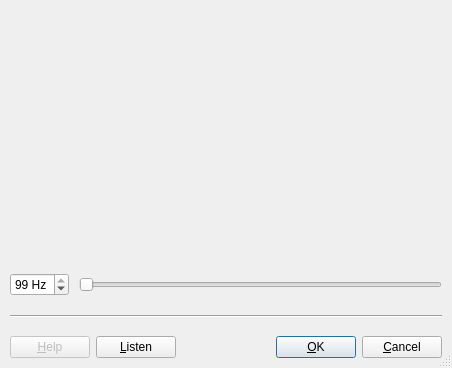
<?xml version="1.0" encoding="UTF-8"?>
<ui version="4.0">
 <class>LowPassDlg</class>
 <widget class="QDialog" name="LowPassDlg">
  <property name="geometry">
   <rect>
    <x>0</x>
    <y>0</y>
    <width>452</width>
    <height>368</height>
   </rect>
  </property>
  <property name="windowTitle">
   <string>Low Pass</string>
  </property>
  <property name="sizeGripEnabled">
   <bool>true</bool>
  </property>
  <layout class="QGridLayout">
   <property name="margin">
    <number>10</number>
   </property>
   <property name="spacing">
    <number>10</number>
   </property>
   <item row="1" column="1">
    <widget class="QSlider" name="slider">
     <property name="toolTip">
      <string>cutoff frequency</string>
     </property>
     <property name="whatsThis">
      <string>&lt;b&gt;cutoff frequency&lt;/b&gt;
Determines the highest audible frequency, higher
frequencies will be cut off.</string>
     </property>
     <property name="maximum">
      <number>44100</number>
     </property>
     <property name="orientation">
      <enum>Qt::Horizontal</enum>
     </property>
     <property name="tickInterval">
      <number>1000</number>
     </property>
    </widget>
   </item>
   <item row="2" column="0" colspan="2">
    <widget class="QFrame" name="frame3">
     <property name="minimumSize">
      <size>
       <width>0</width>
       <height>20</height>
      </size>
     </property>
     <property name="frameShape">
      <enum>QFrame::HLine</enum>
     </property>
     <property name="frameShadow">
      <enum>QFrame::Sunken</enum>
     </property>
    </widget>
   </item>
   <item row="1" column="0">
    <widget class="KIntSpinBox" name="spinbox">
     <property name="toolTip">
      <string>cutoff frequency</string>
     </property>
     <property name="whatsThis">
      <string>&lt;b&gt;cutoff frequency&lt;/b&gt;
Determines the highest audible frequency, higher
frequencies will be cut off.</string>
     </property>
     <property name="suffix">
      <string> Hz</string>
     </property>
     <property name="value">
      <number>99</number>
     </property>
     <property name="maxValue" stdset="0">
      <number>99999</number>
     </property>
    </widget>
   </item>
   <item row="0" column="0" colspan="2">
    <layout class="QGridLayout">
     <property name="margin">
      <number>0</number>
     </property>
     <property name="spacing">
      <number>0</number>
     </property>
     <item row="0" column="0">
      <widget class="Kwave::ScaleWidget" name="scale_db" native="true">
       <property name="sizePolicy">
        <sizepolicy hsizetype="Minimum" vsizetype="MinimumExpanding">
         <horstretch>0</horstretch>
         <verstretch>0</verstretch>
        </sizepolicy>
       </property>
       <property name="minimumSize">
        <size>
         <width>30</width>
         <height>0</height>
        </size>
       </property>
      </widget>
     </item>
     <item row="0" column="1">
      <widget class="Kwave::FrequencyResponseWidget" name="freq_response" native="true">
       <property name="minimumSize">
        <size>
         <width>400</width>
         <height>200</height>
        </size>
       </property>
      </widget>
     </item>
     <item row="1" column="1">
      <widget class="Kwave::ScaleWidget" name="scale_freq" native="true">
       <property name="sizePolicy">
        <sizepolicy hsizetype="MinimumExpanding" vsizetype="Minimum">
         <horstretch>0</horstretch>
         <verstretch>0</verstretch>
        </sizepolicy>
       </property>
       <property name="minimumSize">
        <size>
         <width>0</width>
         <height>30</height>
        </size>
       </property>
      </widget>
     </item>
    </layout>
   </item>
   <item row="3" column="0" colspan="2">
    <layout class="QHBoxLayout">
     <item>
      <widget class="KPushButton" name="buttonHelp">
       <property name="enabled">
        <bool>false</bool>
       </property>
       <property name="text">
        <string>&amp;Help</string>
       </property>
       <property name="shortcut">
        <string>F1</string>
       </property>
       <property name="autoDefault">
        <bool>true</bool>
       </property>
      </widget>
     </item>
     <item>
      <widget class="KPushButton" name="btListen">
       <property name="toolTip">
        <string>start/stop pre-listening</string>
       </property>
       <property name="whatsThis">
        <string>Start or stop the pre-listening of the current settings. If pre-listening is enabled, you will nearly immediately hear any change in the selected parameters.</string>
       </property>
       <property name="text">
        <string>&amp;Listen</string>
       </property>
       <property name="shortcut">
        <string>Alt+L</string>
       </property>
       <property name="checkable">
        <bool>true</bool>
       </property>
      </widget>
     </item>
     <item>
      <spacer>
       <property name="orientation">
        <enum>Qt::Horizontal</enum>
       </property>
       <property name="sizeType">
        <enum>QSizePolicy::Expanding</enum>
       </property>
       <property name="sizeHint" stdset="0">
        <size>
         <width>50</width>
         <height>20</height>
        </size>
       </property>
      </spacer>
     </item>
     <item>
      <widget class="KPushButton" name="buttonOk">
       <property name="text">
        <string>&amp;OK</string>
       </property>
       <property name="shortcut">
        <string/>
       </property>
       <property name="autoDefault">
        <bool>true</bool>
       </property>
       <property name="default">
        <bool>true</bool>
       </property>
      </widget>
     </item>
     <item>
      <widget class="KPushButton" name="buttonCancel">
       <property name="text">
        <string>&amp;Cancel</string>
       </property>
       <property name="shortcut">
        <string/>
       </property>
       <property name="autoDefault">
        <bool>true</bool>
       </property>
      </widget>
     </item>
    </layout>
   </item>
  </layout>
 </widget>
 <layoutdefault spacing="6" margin="11"/>
 <customwidgets>
  <customwidget>
   <class>KPushButton</class>
   <extends>QPushButton</extends>
   <header>kpushbutton.h</header>
  </customwidget>
  <customwidget>
   <class>KIntSpinBox</class>
   <extends>QSpinBox</extends>
   <header>knuminput.h</header>
  </customwidget>
  <customwidget>
   <class>Kwave::ScaleWidget</class>
   <extends>QWidget</extends>
   <header location="global">libgui/ScaleWidget.h</header>
  </customwidget>
  <customwidget>
   <class>Kwave::FrequencyResponseWidget</class>
   <extends>QWidget</extends>
   <header>libgui/FrequencyResponseWidget.h</header>
  </customwidget>
 </customwidgets>
 <tabstops>
  <tabstop>slider</tabstop>
  <tabstop>buttonHelp</tabstop>
  <tabstop>btListen</tabstop>
  <tabstop>buttonOk</tabstop>
  <tabstop>buttonCancel</tabstop>
  <tabstop>spinbox</tabstop>
 </tabstops>
 <includes>
  <include location="global">klocale.h</include>
  <include location="local">knuminput.h</include>
  <include location="local">libgui/ScaleWidget.h</include>
  <include location="local">libgui/FrequencyResponseWidget.h</include>
 </includes>
 <resources/>
 <connections>
  <connection>
   <sender>buttonOk</sender>
   <signal>clicked()</signal>
   <receiver>LowPassDlg</receiver>
   <slot>accept()</slot>
   <hints>
    <hint type="sourcelabel">
     <x>20</x>
     <y>20</y>
    </hint>
    <hint type="destinationlabel">
     <x>20</x>
     <y>20</y>
    </hint>
   </hints>
  </connection>
  <connection>
   <sender>buttonCancel</sender>
   <signal>clicked()</signal>
   <receiver>LowPassDlg</receiver>
   <slot>reject()</slot>
   <hints>
    <hint type="sourcelabel">
     <x>20</x>
     <y>20</y>
    </hint>
    <hint type="destinationlabel">
     <x>20</x>
     <y>20</y>
    </hint>
   </hints>
  </connection>
  <connection>
   <sender>spinbox</sender>
   <signal>valueChanged(int)</signal>
   <receiver>slider</receiver>
   <slot>setValue(int)</slot>
   <hints>
    <hint type="sourcelabel">
     <x>20</x>
     <y>20</y>
    </hint>
    <hint type="destinationlabel">
     <x>20</x>
     <y>20</y>
    </hint>
   </hints>
  </connection>
  <connection>
   <sender>slider</sender>
   <signal>valueChanged(int)</signal>
   <receiver>spinbox</receiver>
   <slot>setValue(int)</slot>
   <hints>
    <hint type="sourcelabel">
     <x>20</x>
     <y>20</y>
    </hint>
    <hint type="destinationlabel">
     <x>20</x>
     <y>20</y>
    </hint>
   </hints>
  </connection>
 </connections>
</ui>
